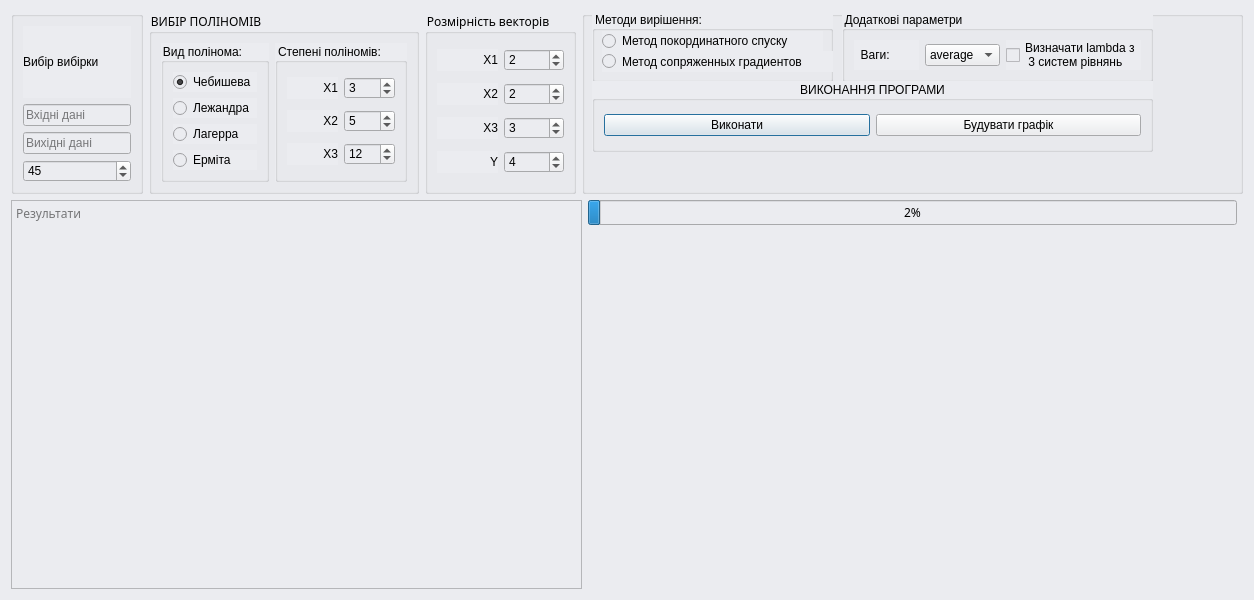
 <widget class="QWidget" name="Form">
  <property name="geometry">
   <rect>
    <x>0</x>
    <y>0</y>
    <width>1254</width>
    <height>600</height>
   </rect>
  </property>
  <property name="palette">
   <palette>
    <active>
     <colorrole role="WindowText">
      <brush brushstyle="SolidPattern">
       <color alpha="217">
        <red>0</red>
        <green>0</green>
        <blue>0</blue>
       </color>
      </brush>
     </colorrole>
     <colorrole role="Button">
      <brush brushstyle="SolidPattern">
       <color alpha="255">
        <red>235</red>
        <green>236</green>
        <blue>240</blue>
       </color>
      </brush>
     </colorrole>
     <colorrole role="Base">
      <brush brushstyle="SolidPattern">
       <color alpha="255">
        <red>235</red>
        <green>236</green>
        <blue>240</blue>
       </color>
      </brush>
     </colorrole>
     <colorrole role="Window">
      <brush brushstyle="SolidPattern">
       <color alpha="255">
        <red>235</red>
        <green>236</green>
        <blue>240</blue>
       </color>
      </brush>
     </colorrole>
    </active>
    <inactive>
     <colorrole role="WindowText">
      <brush brushstyle="SolidPattern">
       <color alpha="217">
        <red>0</red>
        <green>0</green>
        <blue>0</blue>
       </color>
      </brush>
     </colorrole>
     <colorrole role="Button">
      <brush brushstyle="SolidPattern">
       <color alpha="255">
        <red>235</red>
        <green>236</green>
        <blue>240</blue>
       </color>
      </brush>
     </colorrole>
     <colorrole role="Base">
      <brush brushstyle="SolidPattern">
       <color alpha="255">
        <red>235</red>
        <green>236</green>
        <blue>240</blue>
       </color>
      </brush>
     </colorrole>
     <colorrole role="Window">
      <brush brushstyle="SolidPattern">
       <color alpha="255">
        <red>235</red>
        <green>236</green>
        <blue>240</blue>
       </color>
      </brush>
     </colorrole>
    </inactive>
    <disabled>
     <colorrole role="WindowText">
      <brush brushstyle="SolidPattern">
       <color alpha="63">
        <red>255</red>
        <green>255</green>
        <blue>255</blue>
       </color>
      </brush>
     </colorrole>
     <colorrole role="Button">
      <brush brushstyle="SolidPattern">
       <color alpha="255">
        <red>235</red>
        <green>236</green>
        <blue>240</blue>
       </color>
      </brush>
     </colorrole>
     <colorrole role="Base">
      <brush brushstyle="SolidPattern">
       <color alpha="255">
        <red>235</red>
        <green>236</green>
        <blue>240</blue>
       </color>
      </brush>
     </colorrole>
     <colorrole role="Window">
      <brush brushstyle="SolidPattern">
       <color alpha="255">
        <red>235</red>
        <green>236</green>
        <blue>240</blue>
       </color>
      </brush>
     </colorrole>
    </disabled>
   </palette>
  </property>
  <property name="font">
   <font>
    <family>Microsoft New Tai Lue</family>
    <weight>50</weight>
    <bold>false</bold>
   </font>
  </property>
  <property name="windowTitle">
   <string>Form1</string>
  </property>
  <property name="layoutDirection">
   <enum>Qt::LeftToRight</enum>
  </property>
  <property name="autoFillBackground">
   <bool>false</bool>
  </property>
  <property name="styleSheet">
   <string notr="true">background-color: #EBECF0</string>
  </property>
  <layout class="QGridLayout" name="gridLayout_2">
   <item row="0" column="2">
    <widget class="QGroupBox" name="groupBox_2">
     <property name="sizePolicy">
      <sizepolicy hsizetype="Fixed" vsizetype="Preferred">
       <horstretch>0</horstretch>
       <verstretch>0</verstretch>
      </sizepolicy>
     </property>
     <property name="palette">
      <palette>
       <active>
        <colorrole role="Button">
         <brush brushstyle="SolidPattern">
          <color alpha="255">
           <red>255</red>
           <green>178</green>
           <blue>102</blue>
          </color>
         </brush>
        </colorrole>
        <colorrole role="Base">
         <brush brushstyle="SolidPattern">
          <color alpha="255">
           <red>255</red>
           <green>178</green>
           <blue>102</blue>
          </color>
         </brush>
        </colorrole>
        <colorrole role="Window">
         <brush brushstyle="SolidPattern">
          <color alpha="255">
           <red>255</red>
           <green>178</green>
           <blue>102</blue>
          </color>
         </brush>
        </colorrole>
       </active>
       <inactive>
        <colorrole role="Button">
         <brush brushstyle="SolidPattern">
          <color alpha="255">
           <red>255</red>
           <green>178</green>
           <blue>102</blue>
          </color>
         </brush>
        </colorrole>
        <colorrole role="Base">
         <brush brushstyle="SolidPattern">
          <color alpha="255">
           <red>255</red>
           <green>178</green>
           <blue>102</blue>
          </color>
         </brush>
        </colorrole>
        <colorrole role="Window">
         <brush brushstyle="SolidPattern">
          <color alpha="255">
           <red>255</red>
           <green>178</green>
           <blue>102</blue>
          </color>
         </brush>
        </colorrole>
       </inactive>
       <disabled>
        <colorrole role="Button">
         <brush brushstyle="SolidPattern">
          <color alpha="255">
           <red>255</red>
           <green>178</green>
           <blue>102</blue>
          </color>
         </brush>
        </colorrole>
        <colorrole role="Base">
         <brush brushstyle="SolidPattern">
          <color alpha="255">
           <red>255</red>
           <green>178</green>
           <blue>102</blue>
          </color>
         </brush>
        </colorrole>
        <colorrole role="Window">
         <brush brushstyle="SolidPattern">
          <color alpha="255">
           <red>255</red>
           <green>178</green>
           <blue>102</blue>
          </color>
         </brush>
        </colorrole>
       </disabled>
      </palette>
     </property>
     <property name="styleSheet">
      <string notr="true">
background-color: rgba(255, 178, 102, 255)
innershadow(three-pass-box, #c3cbdb, 10, 0.0, 6.0, 6.0) , innershadow(three-pass-box, rgba(255, 255, 255, 0.89), 10, 0.0, -6.0, -6.0)</string>
     </property>
     <property name="title">
      <string>Розмірність векторів</string>
     </property>
     <layout class="QGridLayout" name="gridLayout_3">
      <item row="2" column="0">
       <widget class="QLabel" name="label_4">
        <property name="styleSheet">
         <string notr="true">
background-color: rgba(255, 178, 102, 255)
innershadow(three-pass-box, #c3cbdb, 10, 0.0, 6.0, 6.0) , innershadow(three-pass-box, rgba(255, 255, 255, 0.89), 10, 0.0, -6.0, -6.0)</string>
        </property>
        <property name="text">
         <string>X3</string>
        </property>
        <property name="alignment">
         <set>Qt::AlignRight|Qt::AlignTrailing|Qt::AlignVCenter</set>
        </property>
       </widget>
      </item>
      <item row="3" column="1">
       <widget class="QSpinBox" name="y_dim">
        <property name="styleSheet">
         <string notr="true">
background-color: rgba(255, 178, 102, 255)
innershadow(three-pass-box, #c3cbdb, 10, 0.0, 6.0, 6.0) , innershadow(three-pass-box, rgba(255, 255, 255, 0.89), 10, 0.0, -6.0, -6.0)</string>
        </property>
        <property name="value">
         <number>4</number>
        </property>
       </widget>
      </item>
      <item row="1" column="1">
       <widget class="QSpinBox" name="x2_dim">
        <property name="styleSheet">
         <string notr="true">
background-color: rgba(255, 178, 102, 255)
innershadow(three-pass-box, #c3cbdb, 10, 0.0, 6.0, 6.0) , innershadow(three-pass-box, rgba(255, 255, 255, 0.89), 10, 0.0, -6.0, -6.0)</string>
        </property>
        <property name="value">
         <number>2</number>
        </property>
       </widget>
      </item>
      <item row="0" column="1">
       <widget class="QSpinBox" name="x1_dim">
        <property name="styleSheet">
         <string notr="true">
background-color: rgba(255, 178, 102, 255)
innershadow(three-pass-box, #c3cbdb, 10, 0.0, 6.0, 6.0) , innershadow(three-pass-box, rgba(255, 255, 255, 0.89), 10, 0.0, -6.0, -6.0)</string>
        </property>
        <property name="value">
         <number>2</number>
        </property>
       </widget>
      </item>
      <item row="2" column="1">
       <widget class="QSpinBox" name="x3_dim">
        <property name="styleSheet">
         <string notr="true">
background-color: rgba(255, 178, 102, 255)
innershadow(three-pass-box, #c3cbdb, 10, 0.0, 6.0, 6.0) , innershadow(three-pass-box, rgba(255, 255, 255, 0.89), 10, 0.0, -6.0, -6.0)</string>
        </property>
        <property name="value">
         <number>3</number>
        </property>
       </widget>
      </item>
      <item row="1" column="0">
       <widget class="QLabel" name="label_3">
        <property name="styleSheet">
         <string notr="true">
background-color: rgba(255, 178, 102, 255)
innershadow(three-pass-box, #c3cbdb, 10, 0.0, 6.0, 6.0) , innershadow(three-pass-box, rgba(255, 255, 255, 0.89), 10, 0.0, -6.0, -6.0)</string>
        </property>
        <property name="text">
         <string>X2</string>
        </property>
        <property name="alignment">
         <set>Qt::AlignRight|Qt::AlignTrailing|Qt::AlignVCenter</set>
        </property>
       </widget>
      </item>
      <item row="3" column="0">
       <widget class="QLabel" name="label_5">
        <property name="styleSheet">
         <string notr="true">
background-color: rgba(255, 178, 102, 255)
innershadow(three-pass-box, #c3cbdb, 10, 0.0, 6.0, 6.0) , innershadow(three-pass-box, rgba(255, 255, 255, 0.89), 10, 0.0, -6.0, -6.0)</string>
        </property>
        <property name="text">
         <string>Y</string>
        </property>
        <property name="alignment">
         <set>Qt::AlignRight|Qt::AlignTrailing|Qt::AlignVCenter</set>
        </property>
       </widget>
      </item>
      <item row="0" column="0">
       <widget class="QLabel" name="label_2">
        <property name="styleSheet">
         <string notr="true">
background-color: rgba(255, 178, 102, 255)
innershadow(three-pass-box, #c3cbdb, 10, 0.0, 6.0, 6.0) , innershadow(three-pass-box, rgba(255, 255, 255, 0.89), 10, 0.0, -6.0, -6.0)</string>
        </property>
        <property name="text">
         <string>X1</string>
        </property>
        <property name="alignment">
         <set>Qt::AlignRight|Qt::AlignTrailing|Qt::AlignVCenter</set>
        </property>
       </widget>
      </item>
     </layout>
    </widget>
   </item>
   <item row="0" column="0" alignment="Qt::AlignHCenter">
    <widget class="QGroupBox" name="groupBox">
     <property name="enabled">
      <bool>true</bool>
     </property>
     <property name="minimumSize">
      <size>
       <width>120</width>
       <height>0</height>
      </size>
     </property>
     <property name="focusPolicy">
      <enum>Qt::NoFocus</enum>
     </property>
     <property name="toolTipDuration">
      <number>-1</number>
     </property>
     <property name="layoutDirection">
      <enum>Qt::LeftToRight</enum>
     </property>
     <property name="styleSheet">
      <string notr="true">background-color: rgb(223, 226, 226)
innershadow(three-pass-box, #c3cbdb, 10, 0.0, 6.0, 6.0) , innershadow(three-pass-box, rgba(255, 255, 255, 0.89), 10, 0.0, -6.0, -6.0)</string>
     </property>
     <property name="title">
      <string/>
     </property>
     <layout class="QVBoxLayout" name="verticalLayout_2">
      <property name="sizeConstraint">
       <enum>QLayout::SetNoConstraint</enum>
      </property>
      <item>
       <widget class="QLabel" name="label">
        <property name="sizePolicy">
         <sizepolicy hsizetype="Preferred" vsizetype="Preferred">
          <horstretch>0</horstretch>
          <verstretch>0</verstretch>
         </sizepolicy>
        </property>
        <property name="styleSheet">
         <string notr="true">
background-color: rgba(255, 178, 102, 255)
innershadow(three-pass-box, #c3cbdb, 10, 0.0, 6.0, 6.0) , innershadow(three-pass-box, rgba(255, 255, 255, 0.89), 10, 0.0, -6.0, -6.0)</string>
        </property>
        <property name="text">
         <string>Вибір вибірки</string>
        </property>
       </widget>
      </item>
      <item>
       <widget class="QLineEdit" name="line_input">
        <property name="palette">
         <palette>
          <active>
           <colorrole role="Button">
            <brush brushstyle="SolidPattern">
             <color alpha="255">
              <red>223</red>
              <green>226</green>
              <blue>226</blue>
             </color>
            </brush>
           </colorrole>
           <colorrole role="Base">
            <brush brushstyle="SolidPattern">
             <color alpha="255">
              <red>249</red>
              <green>251</green>
              <blue>255</blue>
             </color>
            </brush>
           </colorrole>
           <colorrole role="Window">
            <brush brushstyle="SolidPattern">
             <color alpha="255">
              <red>223</red>
              <green>226</green>
              <blue>226</blue>
             </color>
            </brush>
           </colorrole>
          </active>
          <inactive>
           <colorrole role="Button">
            <brush brushstyle="SolidPattern">
             <color alpha="255">
              <red>223</red>
              <green>226</green>
              <blue>226</blue>
             </color>
            </brush>
           </colorrole>
           <colorrole role="Base">
            <brush brushstyle="SolidPattern">
             <color alpha="255">
              <red>249</red>
              <green>251</green>
              <blue>255</blue>
             </color>
            </brush>
           </colorrole>
           <colorrole role="Window">
            <brush brushstyle="SolidPattern">
             <color alpha="255">
              <red>223</red>
              <green>226</green>
              <blue>226</blue>
             </color>
            </brush>
           </colorrole>
          </inactive>
          <disabled>
           <colorrole role="Button">
            <brush brushstyle="SolidPattern">
             <color alpha="255">
              <red>223</red>
              <green>226</green>
              <blue>226</blue>
             </color>
            </brush>
           </colorrole>
           <colorrole role="Base">
            <brush brushstyle="SolidPattern">
             <color alpha="255">
              <red>223</red>
              <green>226</green>
              <blue>226</blue>
             </color>
            </brush>
           </colorrole>
           <colorrole role="Window">
            <brush brushstyle="SolidPattern">
             <color alpha="255">
              <red>223</red>
              <green>226</green>
              <blue>226</blue>
             </color>
            </brush>
           </colorrole>
          </disabled>
         </palette>
        </property>
        <property name="styleSheet">
         <string notr="true"/>
        </property>
        <property name="placeholderText">
         <string>Вхідні дані</string>
        </property>
       </widget>
      </item>
      <item>
       <widget class="QLineEdit" name="line_output">
        <property name="styleSheet">
         <string notr="true">
background-color: rgba(255, 178, 102, 255)
innershadow(three-pass-box, #c3cbdb, 10, 0.0, 6.0, 6.0) , innershadow(three-pass-box, rgba(255, 255, 255, 0.89), 10, 0.0, -6.0, -6.0)</string>
        </property>
        <property name="placeholderText">
         <string>Вихідні дані</string>
        </property>
       </widget>
      </item>
      <item>
       <widget class="QSpinBox" name="sample_spin">
        <property name="styleSheet">
         <string notr="true">
background-color: rgba(255, 178, 102, 255)
innershadow(three-pass-box, #c3cbdb, 10, 0.0, 6.0, 6.0) , innershadow(three-pass-box, rgba(255, 255, 255, 0.89), 10, 0.0, -6.0, -6.0)</string>
        </property>
        <property name="maximum">
         <number>999</number>
        </property>
        <property name="value">
         <number>45</number>
        </property>
       </widget>
      </item>
     </layout>
    </widget>
   </item>
   <item row="1" column="0" colspan="5">
    <widget class="QTextBrowser" name="results_field">
     <property name="autoFillBackground">
      <bool>false</bool>
     </property>
     <property name="styleSheet">
      <string notr="true">
background-color: rgba(255, 178, 102, 255)
innershadow(three-pass-box, #c3cbdb, 10, 0.0, 6.0, 6.0) , innershadow(three-pass-box, rgba(255, 255, 255, 0.89), 10, 0.0, -6.0, -6.0)</string>
     </property>
     <property name="lineWrapMode">
      <enum>QTextEdit::NoWrap</enum>
     </property>
     <property name="readOnly">
      <bool>true</bool>
     </property>
     <property name="html">
      <string>&lt;!DOCTYPE HTML PUBLIC &quot;-//W3C//DTD HTML 4.0//EN&quot; &quot;http://www.w3.org/TR/REC-html40/strict.dtd&quot;&gt;
&lt;html&gt;&lt;head&gt;&lt;meta name=&quot;qrichtext&quot; content=&quot;1&quot; /&gt;&lt;style type=&quot;text/css&quot;&gt;
p, li { white-space: pre-wrap; }
&lt;/style&gt;&lt;/head&gt;&lt;body style=&quot; font-family:'.AppleSystemUIFont'; font-size:13pt; font-weight:400; font-style:normal;&quot;&gt;
&lt;p style=&quot;-qt-paragraph-type:empty; margin-top:0px; margin-bottom:0px; margin-left:0px; margin-right:0px; -qt-block-indent:0; text-indent:0px; font-family:'.Menio Regular'; font-size:10pt;&quot;&gt;&lt;br /&gt;&lt;/p&gt;&lt;/body&gt;&lt;/html&gt;</string>
     </property>
     <property name="placeholderText">
      <string>Результати</string>
     </property>
    </widget>
   </item>
   <item row="0" column="3" colspan="4">
    <widget class="QGroupBox" name="groupBox_8">
     <property name="styleSheet">
      <string>
background-color: rgba(255, 178, 102, 255)
innershadow(three-pass-box, #c3cbdb, 10, 0.0, 6.0, 6.0) , innershadow(three-pass-box, rgba(255, 255, 255, 0.89), 10, 0.0, -6.0, -6.0)</string>
     </property>
     <property name="title">
      <string/>
     </property>
     <widget class="QGroupBox" name="groupBox_9">
      <property name="geometry">
       <rect>
        <x>10</x>
        <y>0</y>
        <width>241</width>
        <height>71</height>
       </rect>
      </property>
      <property name="styleSheet">
       <string notr="true">
background-color: rgba(255, 178, 102, 255)
innershadow(three-pass-box, #c3cbdb, 10, 0.0, 6.0, 6.0) , innershadow(three-pass-box, rgba(255, 255, 255, 0.89), 10, 0.0, -6.0, -6.0)</string>
      </property>
      <property name="title">
       <string>Методи вирішення:</string>
      </property>
      <widget class="QRadioButton" name="radioCoordDesc">
       <property name="geometry">
        <rect>
         <x>10</x>
         <y>20</y>
         <width>221</width>
         <height>20</height>
        </rect>
       </property>
       <property name="styleSheet">
        <string>
background-color: rgba(255, 178, 102, 255)
innershadow(three-pass-box, #c3cbdb, 10, 0.0, 6.0, 6.0) , innershadow(three-pass-box, rgba(255, 255, 255, 0.89), 10, 0.0, -6.0, -6.0)</string>
       </property>
       <property name="text">
        <string>Метод покординатного спуску</string>
       </property>
      </widget>
      <widget class="QRadioButton" name="radioConjucate">
       <property name="geometry">
        <rect>
         <x>10</x>
         <y>40</y>
         <width>281</width>
         <height>21</height>
        </rect>
       </property>
       <property name="styleSheet">
        <string>
background-color: rgba(255, 178, 102, 255)
innershadow(three-pass-box, #c3cbdb, 10, 0.0, 6.0, 6.0) , innershadow(three-pass-box, rgba(255, 255, 255, 0.89), 10, 0.0, -6.0, -6.0)</string>
       </property>
       <property name="text">
        <string>Метод сопряженных градиентов</string>
       </property>
      </widget>
     </widget>
     <widget class="QGroupBox" name="groupBox_7">
      <property name="geometry">
       <rect>
        <x>260</x>
        <y>0</y>
        <width>311</width>
        <height>71</height>
       </rect>
      </property>
      <property name="styleSheet">
       <string notr="true">
background-color: rgba(255, 178, 102, 255)
innershadow(three-pass-box, #c3cbdb, 10, 0.0, 6.0, 6.0) , innershadow(three-pass-box, rgba(255, 255, 255, 0.89), 10, 0.0, -6.0, -6.0)</string>
      </property>
      <property name="title">
       <string>Додаткові параметри</string>
      </property>
      <layout class="QHBoxLayout" name="horizontalLayout_3">
       <item>
        <widget class="QLabel" name="label_9">
         <property name="autoFillBackground">
          <bool>false</bool>
         </property>
         <property name="styleSheet">
          <string notr="true"/>
         </property>
         <property name="text">
          <string>  Ваги:</string>
         </property>
        </widget>
       </item>
       <item>
        <widget class="QComboBox" name="weights_box">
         <property name="currentText">
          <string>average</string>
         </property>
         <item>
          <property name="text">
           <string>average</string>
          </property>
         </item>
         <item>
          <property name="text">
           <string>scaled</string>
          </property>
         </item>
        </widget>
       </item>
       <item>
        <widget class="QCheckBox" name="lambda_check">
         <property name="autoFillBackground">
          <bool>false</bool>
         </property>
         <property name="styleSheet">
          <string notr="true">
background-color: rgba(255, 178, 102, 255)
innershadow(three-pass-box, #c3cbdb, 10, 0.0, 6.0, 6.0) , innershadow(three-pass-box, rgba(255, 255, 255, 0.89), 10, 0.0, -6.0, -6.0)</string>
         </property>
         <property name="text">
          <string>Визначати lambda з
 3 систем рівнянь</string>
         </property>
        </widget>
       </item>
      </layout>
     </widget>
     <widget class="QGroupBox" name="groupBox_6">
      <property name="geometry">
       <rect>
        <x>10</x>
        <y>70</y>
        <width>561</width>
        <height>71</height>
       </rect>
      </property>
      <property name="sizePolicy">
       <sizepolicy hsizetype="Minimum" vsizetype="Preferred">
        <horstretch>0</horstretch>
        <verstretch>0</verstretch>
       </sizepolicy>
      </property>
      <property name="title">
       <string>ВИКОНАННЯ ПРОГРАМИ</string>
      </property>
      <property name="alignment">
       <set>Qt::AlignCenter</set>
      </property>
      <layout class="QHBoxLayout" name="horizontalLayout_2">
       <property name="sizeConstraint">
        <enum>QLayout::SetDefaultConstraint</enum>
       </property>
       <item>
        <widget class="QPushButton" name="exec_button">
         <property name="autoFillBackground">
          <bool>false</bool>
         </property>
         <property name="styleSheet">
          <string notr="true"/>
         </property>
         <property name="text">
          <string>Виконати</string>
         </property>
         <property name="default">
          <bool>true</bool>
         </property>
         <property name="flat">
          <bool>false</bool>
         </property>
        </widget>
       </item>
       <item>
        <widget class="QPushButton" name="plot_button">
         <property name="styleSheet">
          <string notr="true"/>
         </property>
         <property name="text">
          <string>Будувати графік</string>
         </property>
        </widget>
       </item>
      </layout>
     </widget>
    </widget>
   </item>
   <item row="0" column="1">
    <widget class="QGroupBox" name="groupBox_5">
     <property name="sizePolicy">
      <sizepolicy hsizetype="Preferred" vsizetype="Preferred">
       <horstretch>0</horstretch>
       <verstretch>0</verstretch>
      </sizepolicy>
     </property>
     <property name="styleSheet">
      <string notr="true">
background-color: rgba(255, 178, 102, 255)
innershadow(three-pass-box, #c3cbdb, 10, 0.0, 6.0, 6.0) , innershadow(three-pass-box, rgba(255, 255, 255, 0.89), 10, 0.0, -6.0, -6.0)</string>
     </property>
     <property name="title">
      <string>ВИБІР ПОЛІНОМІВ</string>
     </property>
     <layout class="QHBoxLayout" name="horizontalLayout">
      <item>
       <widget class="QGroupBox" name="groupBox_3">
        <property name="styleSheet">
         <string notr="true">
background-color: rgba(255, 178, 102, 255)
innershadow(three-pass-box, #c3cbdb, 10, 0.0, 6.0, 6.0) , innershadow(three-pass-box, rgba(255, 255, 255, 0.89), 10, 0.0, -6.0, -6.0)</string>
        </property>
        <property name="title">
         <string>Вид полінома:</string>
        </property>
        <layout class="QVBoxLayout" name="verticalLayout">
         <item>
          <widget class="QRadioButton" name="radio_cheb">
           <property name="styleSheet">
            <string notr="true">
background-color: rgba(255, 178, 102, 255)
innershadow(three-pass-box, #c3cbdb, 10, 0.0, 6.0, 6.0) , innershadow(three-pass-box, rgba(255, 255, 255, 0.89), 10, 0.0, -6.0, -6.0)</string>
           </property>
           <property name="text">
            <string>Чебишева</string>
           </property>
           <property name="checked">
            <bool>true</bool>
           </property>
          </widget>
         </item>
         <item>
          <widget class="QRadioButton" name="radio_legend">
           <property name="styleSheet">
            <string notr="true">
background-color: rgba(255, 178, 102, 255)
innershadow(three-pass-box, #c3cbdb, 10, 0.0, 6.0, 6.0) , innershadow(three-pass-box, rgba(255, 255, 255, 0.89), 10, 0.0, -6.0, -6.0)</string>
           </property>
           <property name="text">
            <string>Лежандра</string>
           </property>
          </widget>
         </item>
         <item>
          <widget class="QRadioButton" name="radio_lagg">
           <property name="styleSheet">
            <string notr="true">
background-color: rgba(255, 178, 102, 255)
innershadow(three-pass-box, #c3cbdb, 10, 0.0, 6.0, 6.0) , innershadow(three-pass-box, rgba(255, 255, 255, 0.89), 10, 0.0, -6.0, -6.0)</string>
           </property>
           <property name="text">
            <string>Лагерра</string>
           </property>
          </widget>
         </item>
         <item>
          <widget class="QRadioButton" name="radio_herm">
           <property name="styleSheet">
            <string notr="true">
background-color: rgba(255, 178, 102, 255)
innershadow(three-pass-box, #c3cbdb, 10, 0.0, 6.0, 6.0) , innershadow(three-pass-box, rgba(255, 255, 255, 0.89), 10, 0.0, -6.0, -6.0)</string>
           </property>
           <property name="text">
            <string>Ерміта</string>
           </property>
          </widget>
         </item>
        </layout>
       </widget>
      </item>
      <item>
       <widget class="QGroupBox" name="groupBox_4">
        <property name="styleSheet">
         <string notr="true">
background-color: rgba(255, 178, 102, 255)
innershadow(three-pass-box, #c3cbdb, 10, 0.0, 6.0, 6.0) , innershadow(three-pass-box, rgba(255, 255, 255, 0.89), 10, 0.0, -6.0, -6.0)</string>
        </property>
        <property name="title">
         <string>Степені поліномів:</string>
        </property>
        <layout class="QGridLayout" name="gridLayout_4">
         <item row="1" column="1">
          <widget class="QSpinBox" name="x2_deg">
           <property name="styleSheet">
            <string notr="true">
background-color: rgba(255, 178, 102, 255)
innershadow(three-pass-box, #c3cbdb, 10, 0.0, 6.0, 6.0) , innershadow(three-pass-box, rgba(255, 255, 255, 0.89), 10, 0.0, -6.0, -6.0)</string>
           </property>
           <property name="value">
            <number>5</number>
           </property>
          </widget>
         </item>
         <item row="0" column="0">
          <widget class="QLabel" name="label_6">
           <property name="styleSheet">
            <string notr="true">
background-color: rgba(255, 178, 102, 255)
innershadow(three-pass-box, #c3cbdb, 10, 0.0, 6.0, 6.0) , innershadow(three-pass-box, rgba(255, 255, 255, 0.89), 10, 0.0, -6.0, -6.0)</string>
           </property>
           <property name="text">
            <string>X1</string>
           </property>
           <property name="alignment">
            <set>Qt::AlignRight|Qt::AlignTrailing|Qt::AlignVCenter</set>
           </property>
          </widget>
         </item>
         <item row="0" column="1">
          <widget class="QSpinBox" name="x1_deg">
           <property name="styleSheet">
            <string notr="true">
background-color: rgba(255, 178, 102, 255)
innershadow(three-pass-box, #c3cbdb, 10, 0.0, 6.0, 6.0) , innershadow(three-pass-box, rgba(255, 255, 255, 0.89), 10, 0.0, -6.0, -6.0)</string>
           </property>
           <property name="value">
            <number>3</number>
           </property>
          </widget>
         </item>
         <item row="2" column="0">
          <widget class="QLabel" name="label_7">
           <property name="styleSheet">
            <string notr="true">
background-color: rgba(255, 178, 102, 255)
innershadow(three-pass-box, #c3cbdb, 10, 0.0, 6.0, 6.0) , innershadow(three-pass-box, rgba(255, 255, 255, 0.89), 10, 0.0, -6.0, -6.0)</string>
           </property>
           <property name="text">
            <string>X3</string>
           </property>
           <property name="alignment">
            <set>Qt::AlignRight|Qt::AlignTrailing|Qt::AlignVCenter</set>
           </property>
          </widget>
         </item>
         <item row="2" column="1">
          <widget class="QSpinBox" name="x3_deg">
           <property name="styleSheet">
            <string notr="true">
background-color: rgba(255, 178, 102, 255)
innershadow(three-pass-box, #c3cbdb, 10, 0.0, 6.0, 6.0) , innershadow(three-pass-box, rgba(255, 255, 255, 0.89), 10, 0.0, -6.0, -6.0)</string>
           </property>
           <property name="value">
            <number>12</number>
           </property>
          </widget>
         </item>
         <item row="1" column="0">
          <widget class="QLabel" name="label_8">
           <property name="styleSheet">
            <string notr="true">
background-color: rgba(255, 178, 102, 255)
innershadow(three-pass-box, #c3cbdb, 10, 0.0, 6.0, 6.0) , innershadow(three-pass-box, rgba(255, 255, 255, 0.89), 10, 0.0, -6.0, -6.0)</string>
           </property>
           <property name="text">
            <string>X2</string>
           </property>
           <property name="alignment">
            <set>Qt::AlignRight|Qt::AlignTrailing|Qt::AlignVCenter</set>
           </property>
          </widget>
         </item>
        </layout>
       </widget>
      </item>
     </layout>
    </widget>
   </item>
   <item row="1" column="5">
    <layout class="QVBoxLayout" name="verticalLayout_3">
     <item>
      <widget class="QProgressBar" name="progress">
       <property name="value">
        <number>2</number>
       </property>
       <property name="textVisible">
        <bool>true</bool>
       </property>
       <property name="invertedAppearance">
        <bool>false</bool>
       </property>
       <property name="textDirection">
        <enum>QProgressBar::TopToBottom</enum>
       </property>
      </widget>
     </item>
     <item>
      <widget class="QLabel" name="label_10">
       <property name="maximumSize">
        <size>
         <width>400</width>
         <height>16777215</height>
        </size>
       </property>
       <property name="text">
        <string/>
       </property>
       <property name="pixmap">
        <pixmap>Group 12.png</pixmap>
       </property>
      </widget>
     </item>
    </layout>
   </item>
  </layout>
 </widget>
